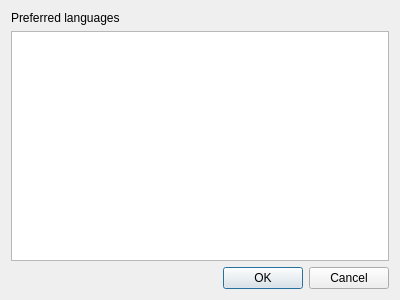
<?xml version="1.0" encoding="UTF-8"?>
<ui version="4.0">
 <class>SettingsDlg</class>
 <widget class="QDialog" name="SettingsDlg">
  <property name="geometry">
   <rect>
    <x>0</x>
    <y>0</y>
    <width>400</width>
    <height>300</height>
   </rect>
  </property>
  <layout class="QVBoxLayout" name="verticalLayout">
   <item>
    <widget class="QLabel" name="label">
     <property name="text">
      <string>Preferred languages</string>
     </property>
    </widget>
   </item>
   <item>
    <widget class="QListWidget" name="lwLangs"/>
   </item>
   <item>
    <widget class="QDialogButtonBox" name="buttonBox">
     <property name="orientation">
      <enum>Qt::Horizontal</enum>
     </property>
     <property name="standardButtons">
      <set>QDialogButtonBox::Cancel|QDialogButtonBox::Ok</set>
     </property>
    </widget>
   </item>
  </layout>
 </widget>
 <resources/>
 <connections>
  <connection>
   <sender>buttonBox</sender>
   <signal>accepted()</signal>
   <receiver>SettingsDlg</receiver>
   <slot>accept()</slot>
   <hints>
    <hint type="sourcelabel">
     <x>248</x>
     <y>254</y>
    </hint>
    <hint type="destinationlabel">
     <x>157</x>
     <y>274</y>
    </hint>
   </hints>
  </connection>
  <connection>
   <sender>buttonBox</sender>
   <signal>rejected()</signal>
   <receiver>SettingsDlg</receiver>
   <slot>reject()</slot>
   <hints>
    <hint type="sourcelabel">
     <x>316</x>
     <y>260</y>
    </hint>
    <hint type="destinationlabel">
     <x>286</x>
     <y>274</y>
    </hint>
   </hints>
  </connection>
 </connections>
</ui>
